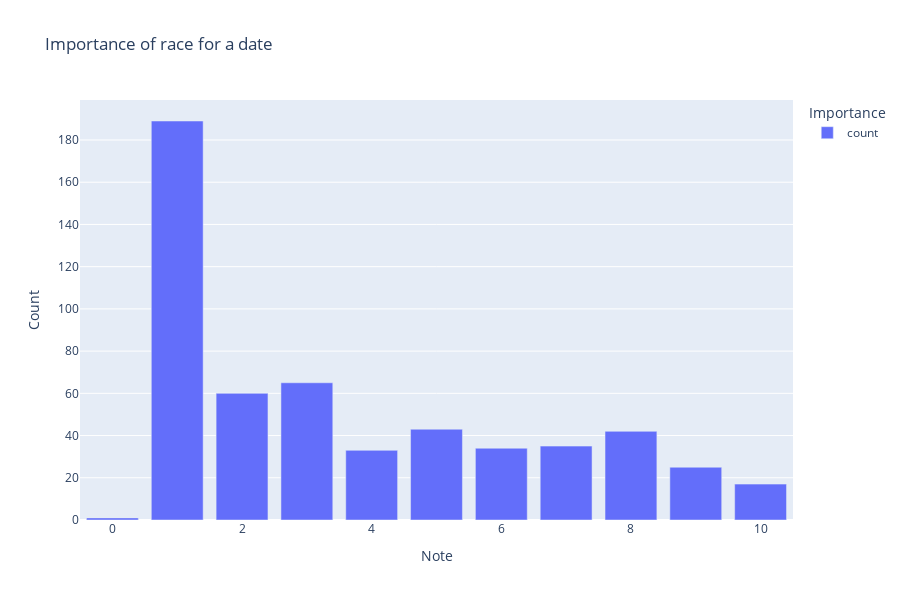

Here is the notebook cell this chart was saved with:
### Code cell
fig = px.bar(
    imprace_df.value_counts(),
    labels={
        'value':'Count',
        'imprace':'Note',
        'variable':'Importance',
    },
    height=600,
    width=900,
    title='Importance of race for a date'
)

fig.show()

### Figure 1 — Plotly figure (JSON) as saved in the notebook; plotly's stock layout.template omitted (floating-point values rounded to 4 significant figures)
{"data": [{"alignmentgroup": "True", "hovertemplate": "Importance=count<br>Note=%{x}<br>Count=%{y}<extra></extra>", "legendgroup": "count", "marker": {"color": "#636efa", "pattern": {"shape": ""}}, "name": "count", "offsetgroup": "count", "orientation": "v", "showlegend": true, "textposition": "auto", "type": "bar", "x": [1, 3, 2, 5, 8, 7, 6, 4, 9, 10, 0], "xaxis": "x", "y": [189, 65, 60, 43, 42, 35, 34, 33, 25, 17, 1], "yaxis": "y"}], "layout": {"barmode": "relative", "height": 600, "legend": {"title": {"text": "Importance"}, "tracegroupgap": 0}, "title": {"text": "Importance of race for a date"}, "width": 900, "xaxis": {"anchor": "y", "domain": [0, 1], "title": {"text": "Note"}}, "yaxis": {"anchor": "x", "domain": [0, 1], "title": {"text": "Count"}}}}
